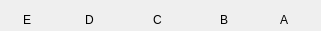
  <widget class="QWidget" name="widget_board_red_x" native="true">
   <property name="geometry">
    <rect>
     <x>20</x>
     <y>-10</y>
     <width>321</width>
     <height>31</height>
    </rect>
   </property>
   <widget class="QLabel" name="label_x1_4">
    <property name="geometry">
     <rect>
      <x>85</x>
      <y>10</y>
      <width>21</width>
      <height>20</height>
     </rect>
    </property>
    <property name="text">
     <string>D</string>
    </property>
   </widget>
   <widget class="QLabel" name="label_x2_4">
    <property name="geometry">
     <rect>
      <x>153</x>
      <y>10</y>
      <width>21</width>
      <height>20</height>
     </rect>
    </property>
    <property name="text">
     <string>C</string>
    </property>
   </widget>
   <widget class="QLabel" name="label_x3_4">
    <property name="geometry">
     <rect>
      <x>220</x>
      <y>10</y>
      <width>16</width>
      <height>20</height>
     </rect>
    </property>
    <property name="text">
     <string>B</string>
    </property>
   </widget>
   <widget class="QLabel" name="label_x4_4">
    <property name="geometry">
     <rect>
      <x>280</x>
      <y>10</y>
      <width>21</width>
      <height>20</height>
     </rect>
    </property>
    <property name="text">
     <string>A</string>
    </property>
   </widget>
   <widget class="QLabel" name="label_x0_4">
    <property name="geometry">
     <rect>
      <x>23</x>
      <y>10</y>
      <width>21</width>
      <height>20</height>
     </rect>
    </property>
    <property name="text">
     <string>E</string>
    </property>
   </widget>
  </widget>
